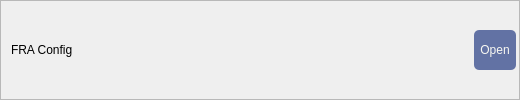
                      <widget class="QFrame" name="frameLineFRA">
                       <property name="sizePolicy">
                        <sizepolicy hsizetype="Maximum" vsizetype="Preferred">
                         <horstretch>0</horstretch>
                         <verstretch>0</verstretch>
                        </sizepolicy>
                       </property>
                       <property name="minimumSize">
                        <size>
                         <width>520</width>
                         <height>0</height>
                        </size>
                       </property>
                       <property name="styleSheet">
                        <string notr="true">#frameLineFRA {
	background: white;
	border: 0px solid #6272a4;
	border-radius: 7px;
}</string>
                       </property>
                       <property name="frameShape">
                        <enum>QFrame::Shape::StyledPanel</enum>
                       </property>
                       <property name="frameShadow">
                        <enum>QFrame::Shadow::Raised</enum>
                       </property>
                       <layout class="QGridLayout" name="gridLayout_20">
                        <property name="leftMargin">
                         <number>0</number>
                        </property>
                        <property name="topMargin">
                         <number>3</number>
                        </property>
                        <property name="rightMargin">
                         <number>0</number>
                        </property>
                        <property name="bottomMargin">
                         <number>3</number>
                        </property>
                        <property name="spacing">
                         <number>3</number>
                        </property>
                        <item row="0" column="0">
                         <widget class="QWidget" name="widgetLayoutFRAConfig" native="true">
                          <layout class="QHBoxLayout" name="horizontalLayoutFRAConfig">
                           <property name="spacing">
                            <number>3</number>
                           </property>
                           <property name="leftMargin">
                            <number>10</number>
                           </property>
                           <property name="topMargin">
                            <number>0</number>
                           </property>
                           <property name="rightMargin">
                            <number>3</number>
                           </property>
                           <property name="bottomMargin">
                            <number>0</number>
                           </property>
                           <item>
                            <widget class="QLabel" name="labelFRAConfig">
                             <property name="enabled">
                              <bool>true</bool>
                             </property>
                             <property name="minimumSize">
                              <size>
                               <width>250</width>
                               <height>0</height>
                              </size>
                             </property>
                             <property name="styleSheet">
                              <string notr="true">QLabel {
	color: black;
}

QLabel:disabled {
	color: #7d7d7d;
}</string>
                             </property>
                             <property name="text">
                              <string>FRA Config</string>
                             </property>
                             <property name="wordWrap">
                              <bool>true</bool>
                             </property>
                            </widget>
                           </item>
                           <item>
                            <spacer name="horizontalSpacer_29">
                             <property name="orientation">
                              <enum>Qt::Orientation::Horizontal</enum>
                             </property>
                             <property name="sizeHint" stdset="0">
                              <size>
                               <width>40</width>
                               <height>20</height>
                              </size>
                             </property>
                            </spacer>
                           </item>
                           <item>
                            <widget class="QPushButton" name="pushButtonConfigureFRA">
                             <property name="minimumSize">
                              <size>
                               <width>0</width>
                               <height>40</height>
                              </size>
                             </property>
                             <property name="maximumSize">
                              <size>
                               <width>16777215</width>
                               <height>40</height>
                              </size>
                             </property>
                             <property name="styleSheet">
                              <string notr="true">QPushButton {
	background-color: #6272a4;	
	border-radius: 5px;
    color: #f8f8f2;
	padding-left: 6px;
	padding-right: 6px;
}

QPushButton:hover {
	background-color: #7284b9;
	color: #f8f8f2;
}

QPushButton:pressed {
	background-color: #566490;
	color: #f8f8f2;
}

QPushButton:disabled {
	background-color: #aaaaaa;
}</string>
                             </property>
                             <property name="text">
                              <string>Open</string>
                             </property>
                             <property name="iconSize">
                              <size>
                               <width>30</width>
                               <height>30</height>
                              </size>
                             </property>
                            </widget>
                           </item>
                          </layout>
                         </widget>
                        </item>
                       </layout>
                      </widget>
